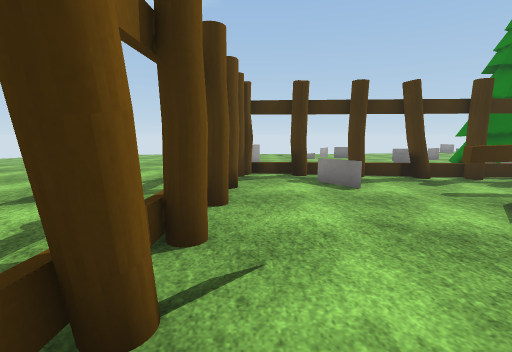
view 1 (above)

24 first-person views from a walk through a Unity game level. The camera is 1.4 m above the floor, tilts 8° down and sees 85° across. The floor is counted in squares, 1 m on a side. Each view is taken from the middle of a square. On the plan, view 1 faces up. The plan holds only what a view shows up to about 14 squares ahead; the rest is blank. The place goes on beyond the plan. Some animated figures are not drawn. Some surface patterns are stand-ins.

view 2
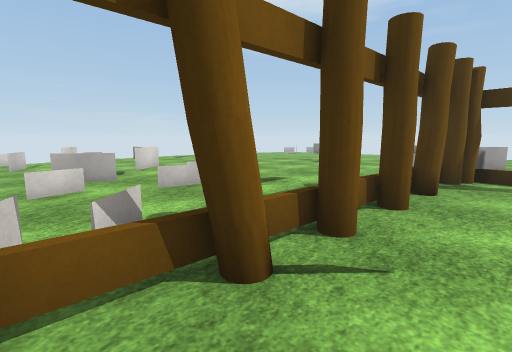

view 3
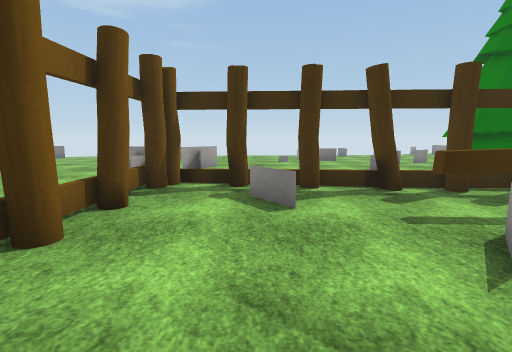

view 4
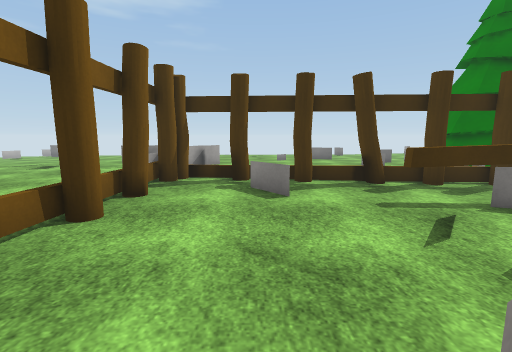

view 5
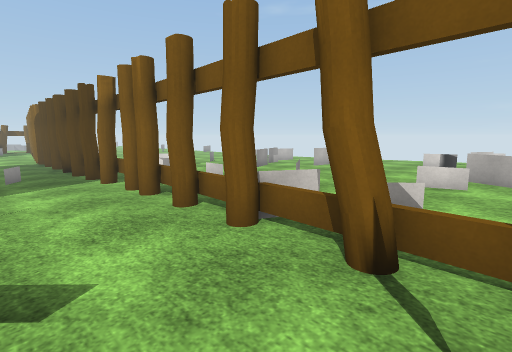

view 6
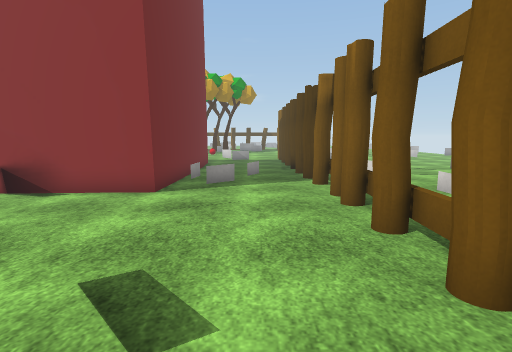

view 7
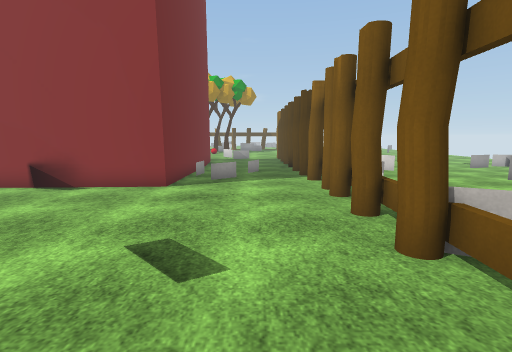

view 8
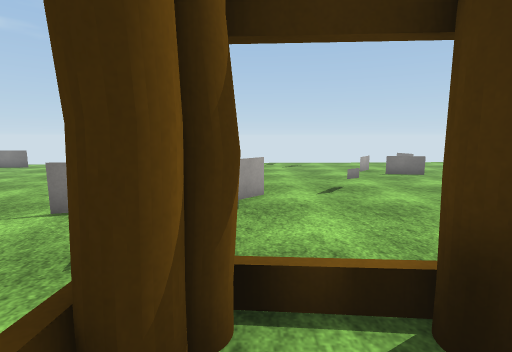

view 9
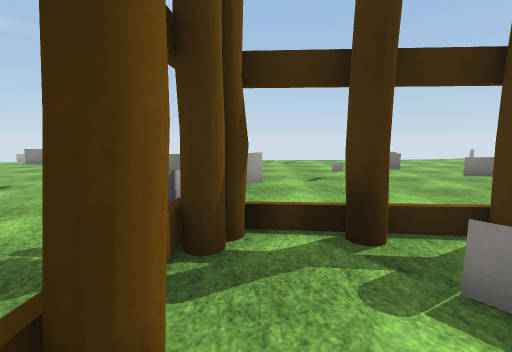

view 10
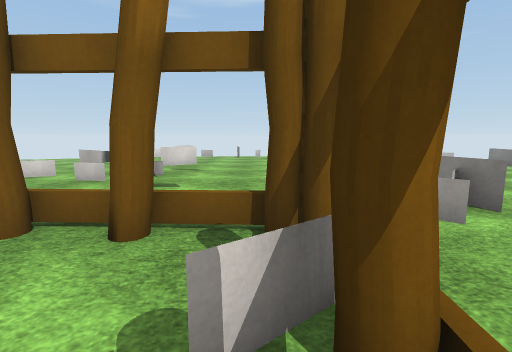

view 11
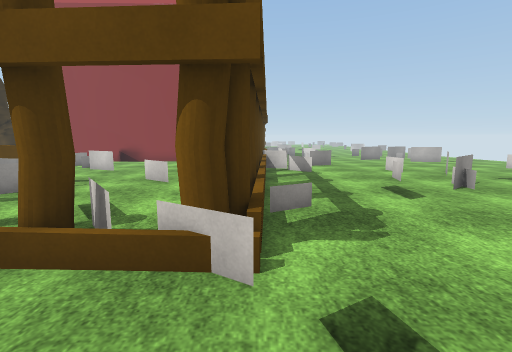

view 12
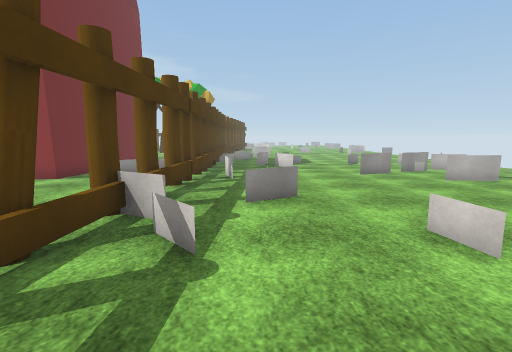

view 13
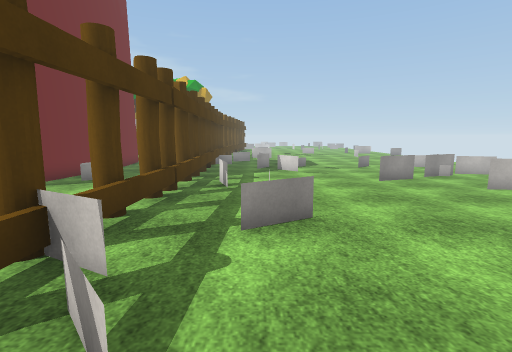

view 14
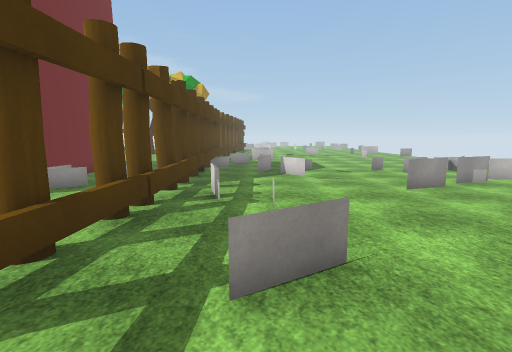

view 15
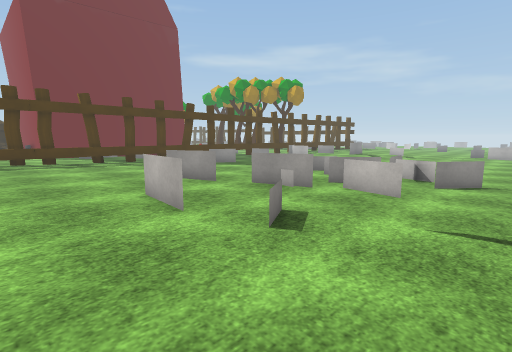

view 16
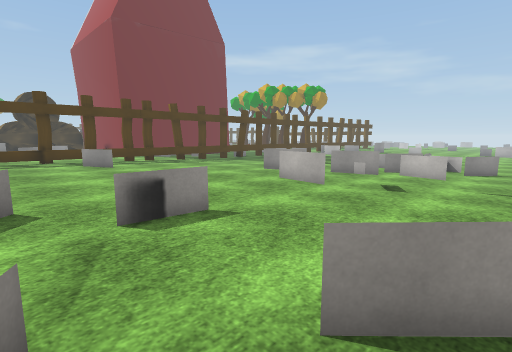

view 17
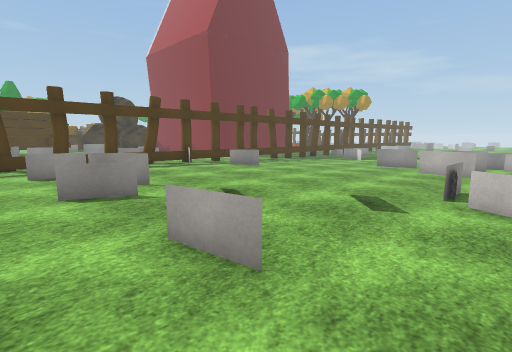

view 18
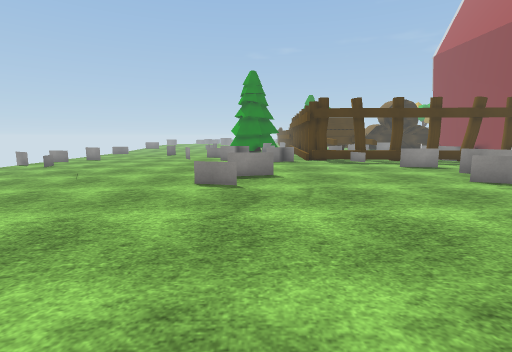

view 19
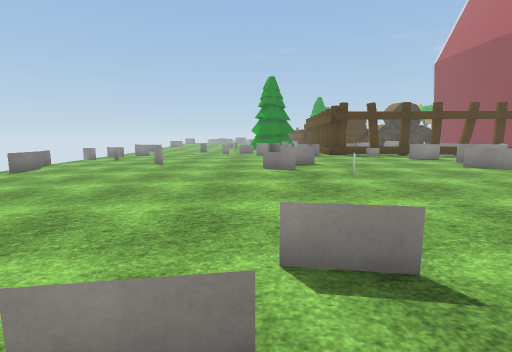

view 20
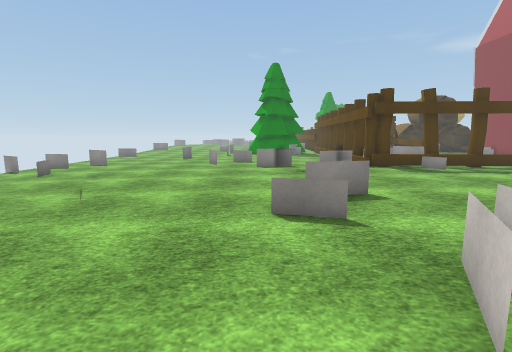

view 21
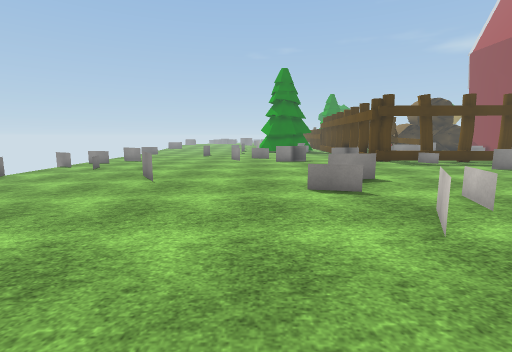

view 22
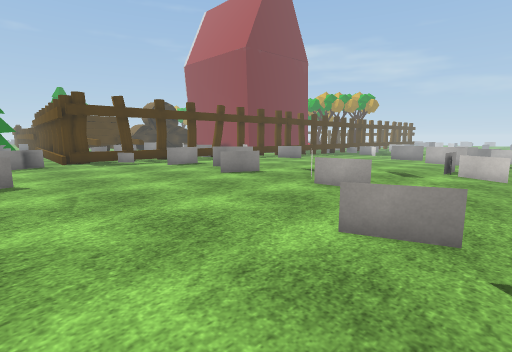

view 23
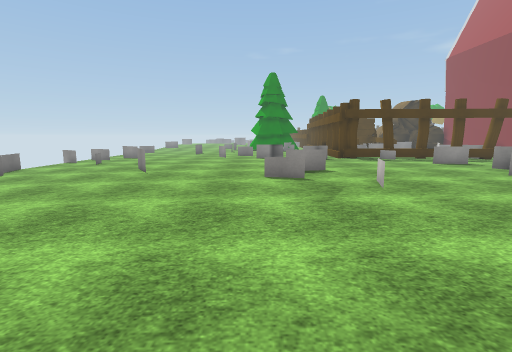

view 24
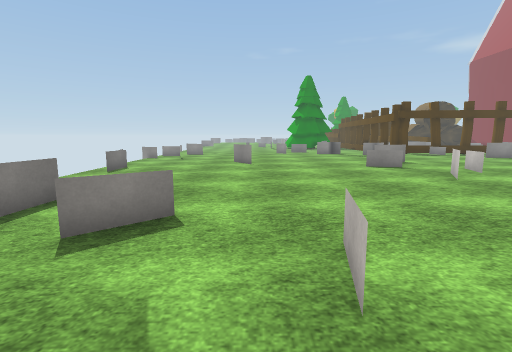

### Floor plan
Key: @ floor where view 1 was taken; # wall or solid block; x gap in a wall; . main floor; - floor 0.25 m lower than the main floor; _ floor 0.5 m lower than the main floor; / step, stairs or slope; = window, fence, low wall or low ledge; O other object.
Columns run from 19 left of view 1 to 7 right of it. Each row starts with its distance up from view 1.
 26           --- ==--=-=
 25           --==------=
 24      ==   -------==--
 23     --- --------..---
 22     --------...=......==
 21   --=----.......=.......=.
 20   =---.......==......=...=x
 19 -=--.........=........=....
 18   ==.......................
 17   ..................==.....
 16  =.........................
 15 -=.=...............=.=.....
 14   .=.......==.....=.......=
 13   ......=...=...==........
 12    ......=.......==......=
 11    .......#......=....    =
 10     ..............##//#O#.#
  9    .==............x.=...#x#
  8    ...............#..=.....
  7    ........=...=..#...=..##
  6    ...==...=x=.=..#......=
  5    .....=...=.....#.....=#
  4    ..........=....#..=..
  3    ...=....=.=....#=..==.
  2  . =...=..=.=.....#...=.=.
  1   ..==......=...=.#.....=..
  0  ==..=...........=x@.=...=.
 -1  = ..=.........=..=...=..
 -2    -..........=...#.=.....
 -3  ------..........=..=.....-
 -4   -------.........#..==----
 -5  -------------...=#--------
 -6  ---=-==------ -==-----##O#
 -7  ---=-----------=-#----#
 -8   =------==-------#--=-#
 -9  ----------------=#----#
-10  -----==---------=--=--#
-11  __-==------=----=#-=--#
-12  ____==------=---=---  #
-13  __=_=__  --- ==-=#--  #
-14  _===#==_=         -=
-15   _  =  =           =
-16   _  =
-17      =

Where each view was taken, in squares from view 1:
view 1: 0 up, 0 right, facing up
view 2: 0 up, 1 right, facing up-left
view 3: 2 up, 2 right, facing up
view 4: 1 up, 2 right, facing up
view 5: 3 up, 2 right, facing down-left
view 6: 2 up, 1 right, facing down
view 7: 3 up, 1 right, facing down
view 8: 8 up, 0 right, facing up
view 9: 6 up, 0 right, facing up
view 10: 9 up, 3 right, facing left
view 11: 13 up, 1 left, facing down
view 12: 5 up, 4 left, facing down
view 13: 3 up, 4 left, facing down
view 14: 1 up, 4 left, facing down
view 15: 3 down, 18 left, facing down-right
view 16: 2 up, 18 left, facing down-right
view 17: 8 up, 15 left, facing down-right
view 18: 13 up, 16 left, facing right
view 19: 15 up, 19 left, facing right
view 20: 15 up, 13 left, facing right
view 21: 16 up, 15 left, facing right
view 22: 13 up, 16 left, facing down-right
view 23: 15 up, 17 left, facing right
view 24: 19 up, 19 left, facing right
